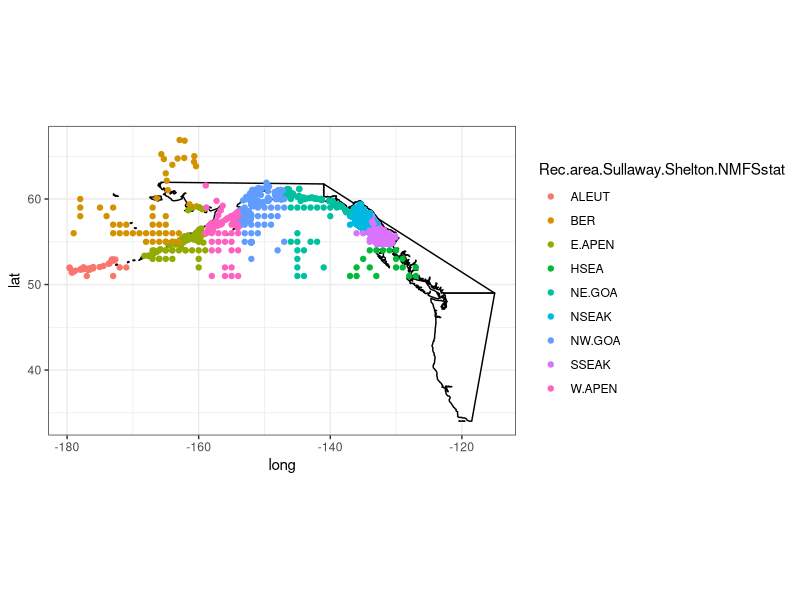

Recreate this plot in R. (Note: this script raises an error after producing the figure.)
library(tidyverse)
library(here)
#this file creates a new column in our lookup code file that has Alaska assignments for the NMFS stat areas and then saves it at the end. 

#write.csv(dat_recovery, "dat_recovery.csv")
#reassigning spatial bounds 
codes = read_csv("data/recovery codes-wietkamp+shelton 12-2018 two PUSO.csv") %>%
 # select(c(1:10, 17)) %>%
 # filter(state.prov == 1) %>%
  mutate(recovery_location_code = location_code) %>%
  select(-c(Rec.area.Sullaway.Shelton.NMFSstat)) #remove previous versions for joining


location = read.csv("data/locations.txt") %>%
 select(c("location_code","rmis_latitude","rmis_longitude", "description")) %>%
 rename(recovery_location_code = location_code, recovery_description = description,
                latitude=rmis_latitude, longitude = rmis_longitude) %>%
 distinct(recovery_location_code, .keep_all = TRUE)   #took out duplicate recovery codes, keep.all = keeps the first row of values for each recovery code
 

#easier to assign codes that have lat/longs - start with those. Join on the location file to the codes to get the descriptions and lat/longs when applicable. 
temp_lat_long <- left_join(codes, location, by=c("recovery_location_code")) %>%
  filter(`state/prov` %in% c(1,7)) %>%
  #filter(str_detect(tolower(recovery_location_code), "^1")) %>% #Just pulls AK recoveries 
  filter(!is.na(latitude)) %>% 
  separate(recovery_description, into = c("sea", "sector", "hemi", "Bearing", "stat_area"), sep = ",") %>%
  separate(stat_area, into = c("area_info", "stat_area"), sep = 24) %>%
  mutate(longitude = case_when(longitude > 100 ~ longitude * -1,
                               TRUE ~ longitude)) %>% # (-)'s left off of some of the longitudes 
  filter(latitude > 50) %>%
  mutate(Rec.area.Sullaway.Shelton.NMFSstat = case_when(
    Rec.area.Sullaway.Shelton.YAK_SOR_NCA == "NSEAK SSEAK" ~ "NSEAK SSEAK",
    Rec.area.Sullaway.Shelton.YAK_SOR_NCA == "NSEAK" ~ "NSEAK",
    Rec.area.Sullaway.Shelton.YAK_SOR_NCA == "SSEAK" ~ "SSEAK",
    Rec.area.Sullaway.Shelton.YAK_SOR_NCA == "YAK" ~ "NE.GOA", #Ole already assigned these, so they will just carry over
    sector== " SECTOR 4"~ "BER",
    longitude > -140 & latitude > 55.5   ~  "NSEAK", #"X650",
    longitude < -140 & longitude > -147 | longitude == -140 ~ "NE.GOA", #"X640",
    longitude < -147 & longitude > -154 | longitude == -147 ~ "NW.GOA", #"X630",
    longitude < -154 & longitude > -159 | longitude == -154 ~ "W.APEN", #"X620",
    latitude > 59 & longitude < -160 ~ "BER",
    longitude < -159 & longitude > -170 | longitude == -159 & latitude < 55 ~ "E.APEN",  #"X610",
    longitude == -172 & latitude < 55 ~ "E.APEN", #an odd ball on the south side of aluetian islands in sector 3
    Rec.area.Sullaway.Shelton.YAK_SOR_NCA == "ALEUT" ~ "ALEUT",
    latitude < 55.5 & longitude > -140 ~ Rec.area.Sullaway.Shelton.YAK_SOR_NCA,
         TRUE ~ Rec.area.Sullaway.Shelton.YAK_SOR_NCA)) %>%
  mutate(Rec.area.Sullaway.Shelton.NMFSstat = case_when(Rec.area.Sullaway.Shelton.NMFSstat == "BER" & sector == " Region 1" ~ "NE.GOA",
                                                        Bearing == "District 186" ~ "NE.GOA",
                                                        Rec.area.Sullaway.Shelton.NMFSstat == "YAK" & longitude > -137 & latitude < 58  ~ "NSEAK", #SOME OF THE YAK'S ARENT ASSIGNING CORRECLTY THIS WILL FIX IT. 
                                                        Rec.area.Sullaway.Shelton.NMFSstat %in% c("APEN", "HSEA") & latitude < 52 & longitude < -170 ~ "ALEUT",
                                                        Rec.area.Sullaway.Shelton.NMFSstat == "APEN" & latitude > 57 ~ "BER",
                                                        Rec.area.Sullaway.Shelton.NMFSstat == "BER" & latitude < 54 & longitude < -170 ~ "ALEUT",
                                                        Rec.area.Sullaway.Shelton.NMFSstat == "BER" & latitude < 55 ~ "E.APEN",
                                                        Rec.area.Sullaway.Shelton.NMFSstat == "HSEA" & latitude == 55 ~ "SSEAK",
                                                        Rec.area.Sullaway.Shelton.NMFSstat == "HSEA" & longitude > -160 & longitude < -155 ~ "W.APEN",
                                                        Rec.area.Sullaway.Shelton.NMFSstat == "NSEAK" & latitude == 56 ~ "SSEAK",
                                                        Rec.area.Sullaway.Shelton.NMFSstat == "YAK" & longitude > - 136.5 ~ "NSEAK",
                                                        Rec.area.Sullaway.Shelton.NMFSstat == "BER" & longitude > -140 ~ "NE.GOA",
                                                        recovery_location_code %in% c("1M112MB SE10720", "1M1NW") ~ "SSEAK",
                                                        hemi %in% c(" WRANGELL", " PETERSBURG") ~ "SSEAK",
                                                        Rec.area.Sullaway.Shelton.NMFSstat == "NSEAK" & longitude < -137.69 ~ "NE.GOA",
                                                        Rec.area.Sullaway.Shelton.NMFSstat =="NE.GOA" & longitude > -135.6990 ~ "NSEAK",
                                                        TRUE ~ Rec.area.Sullaway.Shelton.NMFSstat))#TWO Yak and one SSEAK is out of line - will come back to those later. 

test <- temp_lat_long %>%
     filter(Rec.area.Sullaway.Shelton.NMFSstat == "NE.GOA")
#plot and check to see if assignment worked
base <- world <- map_data("world") %>%  subset(region %in% c("USA", "Canada")) %>%
    filter(!group== 1511, !group== 1518, !group==1515, !group==1508, !group==1502, !group==1509) %>%
    filter(!long > -115) %>%
    filter(!lat < 34) %>%
    filter(!lat > 62) %>%
    filter(!long < -173) %>% 
    ggplot( ) +
    geom_polygon(aes(x = long, y = lat, group = group), fill = "white", color = "black") +
    coord_fixed(1.3)

base +  geom_point(data = temp_lat_long, mapping = aes(x = longitude, y = latitude, color = Rec.area.Sullaway.Shelton.NMFSstat)) +
    theme_bw()
    
#seperate process for codes without a latitude 
temp_NA <- left_join(codes, location, by=c("recovery_location_code")) %>%
  filter(`state/prov` %in% c(1,7)) %>%
  filter(is.na(latitude)) %>% 
  mutate(recovery_description = as.character(recovery_description)) %>%
  mutate(recovery_description = case_when(is.na(recovery_description) ~ description,
                                           TRUE ~ recovery_description)) %>%
  separate(recovery_description, into = c("sea", "sector", "hemi", "Bearing", "stat_area"), sep = ",", remove = FALSE) %>%
  separate(stat_area, into = c("area_info", "stat_area"), sep = 24, remove = FALSE) %>%
  mutate(Rec.area.Sullaway.Shelton.NMFSstat = case_when(
    name == "HIGH SEAS 3 N" ~ "NE.GOA NW.GOA W.APEN E.APEN BER",  
    name == "HIGH SEAS 3 N W" ~ "NE.GOA NW.GOA W.APEN E.APEN BER",
    sector== " SECTOR 4"~ "BER",
    stat_area == "610" ~ "E.APEN",#"X610",
    stat_area == "620" ~ "W.APEN", #"X620",
    stat_area == "621" ~ "W.APEN", #621 = typo? put it into KOD bc that is 620 
    stat_area == "630" ~ "NW.GOA", #"X630", 
    stat_area == "640" ~ "NE.GOA", #"X640",
    stat_area == "649" ~ "NE.GOA", #north part of PWS on the YAK side. 
    Rec.area.Sullaway.Shelton.YAK_SOR_NCA == "YAK" ~ "NE.GOA",  #"X640", Yakutat assignments will stay the same, keeping the cut past -140. 
    Rec.area.Sullaway.Shelton.YAK_SOR_NCA == "NSEAK" ~ "NSEAK", #"X650", these assignments didnt change
    Rec.area.Sullaway.Shelton.YAK_SOR_NCA == "SSEAK" ~ "SSEAK", #These assignments didnt change 
    Rec.area.Sullaway.Shelton.YAK_SOR_NCA == "CISS" ~ "NW.GOA", #CISS = Cook Inlet
    Rec.area.Sullaway.Shelton.YAK_SOR_NCA == "BER" ~ "BER", #These assignments didnt change 
    Rec.area.Sullaway.Shelton.YAK_SOR_NCA == "NSEAK SSEAK" ~ "NSEAK SSEAK",
    Rec.area.Sullaway.Shelton.YAK_SOR_NCA == "APEN" ~ "E.APEN",
    Rec.area.Sullaway.Shelton.YAK_SOR_NCA == "PWS CISS KOD AKPEN BER" ~ "NW.GOA W.APEN E.APEN BER",
      #PWS/YAK AREA
    Bearing %in% c(" District 225" , " District 222",  " District 223", " District 224", " District 226", " District 227", " District 229") ~ "NW.GOA", #"X630",
    recovery_description == "Alaska marine, Region 2, Quadrant PW" ~ "NE.GOA",  
      ## ^^ there are 186 with this vague code: "AK M 2 PW" assigned to YAK. all from net/siene fishery. 
    Bearing %in% c(" District 221", " District 212", " District 228")  ~ "NE.GOA", #"X640",
      #KOD AREA I looked over all the descriptions and districts, they are all well within the 630 area, thus we can broadly assign them into it without parcing. 
    Rec.area.Sullaway.Shelton.YAK_SOR_NCA == "KOD" ~ "NW.GOA",  #"X630"
      #APEN - already assigned using stat area
    Rec.area.Sullaway.Shelton.YAK_SOR_NCA == "PWS" ~ "NW.GOA",  
    Rec.area.Sullaway.Shelton.YAK_SOR_NCA == "ALEUT" ~ "ALEUT",  
    Rec.area.Sullaway.Shelton.YAK_SOR_NCA == "HSEA" ~ "HSEA",  
    sector== " SECTOR 5"~ "BER",
    hemi %in% c(" JUNEAU") ~ "NSEAK",    
    hemi %in% c(" WRANGELL" ) ~ "SSEAK", 
    recovery_location_code == "1M" ~ "AK",
    TRUE ~ "FIX_ME")) 


test <- temp_NA %>% filter(Rec.area.Sullaway.Shelton.NMFSstat == "FIX_ME" )
 #BIND AND then create your NEW column in code assignment. 
temp1 <-temp_lat_long %>% 
   select(recovery_location_code, Rec.area.Sullaway.Shelton.NMFSstat)
temp2 <- temp_NA %>%
   select(recovery_location_code, Rec.area.Sullaway.Shelton.NMFSstat)

#COMBINE ALL CODES AND REMOVE DUPLICATES 
codes_stat_area<-rbind(temp1, temp2) %>% 
  unite(temp, c(recovery_location_code, Rec.area.Sullaway.Shelton.NMFSstat)) 
codes_stat_area<-  as.data.frame(unique(codes_stat_area$temp)) %>%
  rename(temp= "unique(codes_stat_area$temp)") %>%
  separate(temp, into = c("recovery_location_code", "Rec.area.Sullaway.Shelton.NMFSstat"), sep = "_") 

#CREATE NEW COLUMN AND BRING IN NON-ALASKA CODES 
join<- left_join(codes, codes_stat_area, by = c("recovery_location_code")) %>%
  mutate(Rec.area.Sullaway.Shelton.NMFSstat = case_when(is.na(Rec.area.Sullaway.Shelton.NMFSstat) ~ Rec.area.Sullaway.Shelton.YAK_SOR_NCA,
                                                        Rec.area.Sullaway.Shelton.NMFSstat == "FIX_ME" ~ Rec.area.Sullaway.Shelton.YAK_SOR_NCA, 
                                                        TRUE~Rec.area.Sullaway.Shelton.NMFSstat)) %>%
  select(-c(X1)) %>%
  filter(!is.na(Rec.area.Sullaway.Shelton.NMFSstat)) #I deal with assigning the NA's below. 

####################
#in script RMIS.R after codes area assigned, some still do not get assigned, this can be used to add in those assignments. 
na <- read.csv("data/missing_codes.csv")

# base <- world <- map_data("world") %>%  subset(region %in% c("USA", "Canada")) %>%
#   filter(!group== 1511, !group== 1518, !group==1515, !group==1508, !group==1502, !group==1509) %>%
#   filter(!long > -115) %>%
#   filter(!lat < 34) %>%
#   filter(!lat > 62) %>%
#   filter(!long < -173) %>% 
#   ggplot( ) +
#   geom_polygon(aes(x = long, y = lat, group = group), fill = "white", color = "black") +
#   coord_fixed(1.3)
# 
# base +  geom_point(data = bc_na, mapping = aes(x = longitude, y = latitude, color = Rec.area.Sullaway.Shelton.NMFSstat)) +
#   theme_bw()

ak_na<-na %>% 
  filter(str_detect(tolower(recovery_location_code), "^1")) %>% #Just pulls AK recoveries 
  separate(recovery_description, into = c("sea", "sector", "hemi", "Bearing", "stat_area"), sep = ",") %>%
  separate(stat_area, into = c("area_info", "stat_area"), sep = 24) %>%
  mutate(Rec.area.Sullaway.Shelton.NMFSstat = case_when(
    longitude > -155 & longitude < -145 ~ "NW.GOA",
    longitude < -170 ~ "ALEUT", 
    hemi == " HOMER" ~ "W.APEN",
    hemi %in% c(" GUSTAVUS"," ELFIN COVE", " JUNEAU", " SITKA" ) ~ "NSEAK",    
    hemi %in% c(" PETERSBURG", " WRANGELL" ) ~ "SSEAK",  
    TRUE ~ "FIX_ME")) 


bc_na<-na %>% 
  filter(str_detect(tolower(recovery_location_code), "^2")) %>% #Just pulls AK recoveries 
  separate(recovery_description, into = c("sea", "rest"), sep = ":") %>%
  separate(rest, into = c("delete", "area_code", "location", "location_cont", "another_code"), sep = " ") %>%
  separate(sea, into = c("stat_area", "delete"), sep = " ") %>%
  select(-c(delete)) %>%
  mutate(na_code = str_sub(recovery_location_code, start = 4, end = 5)) %>% #pulls out specific parts of the code useful for assignments 
  mutate(Rec.area.Sullaway.Shelton.NMFSstat = case_when(
    stat_area %in% c("NN", "NSPT") ~ "NBC", 
    stat_area %in% c("CNG", "CSPT") ~ "CBC", 
    stat_area %in% c("GSPTS", "GSRESSPT", "GSSPTC", "JSSSPT", "GSPTN") ~ "SGEO", 
    stat_area %in% c("NWTR") ~ "NWVI", 
    location %in% c("GILLAM") ~ "NWVI",
    na_code == "27" & latitude > 49.382966 ~ "NWVI",
    na_code == "27" & latitude < 49.382966 ~ "SWVI",
    stat_area %in% c("JFSPT") ~ "SWVI",   
    na_code %in% c("09", "25") ~ "NBC",
    na_code %in% c("50", "26") ~ "CBC",
    na_code == "24" ~ "SWVI",
    na_code %in% c("22","23", "61", "62","85") ~ "SGEO",
    na_code %in% c("01", "27") ~ "NWVI", # THERE ARE three codes left with no descriptions etc but the codes have similiar regions to the NWVI codes 27's and 25's so it is very likely that is where they belong. 
    na_code %in% c("08", "SK") ~ "NWVI", # rec loc code below, but for some reason that didnt work to assign it, so I did it using the NA_code, which is unique for both of these
    #recovery_location_code %in% c("2MNSKP004 000", "2MS08M302 000") ~ "NWVI", #These codes have no information, but they sort close to NWVI codes...so I put them there 
    TRUE ~ stat_area)) 

# base +  geom_point(data = bc_na, mapping = aes(x = longitude, y = latitude, color = Rec.area.Sullaway.Shelton.NMFSstat)) +
#   theme_bw()
ak_na<-ak_na %>%
  select(c(recovery_location_code, latitude, longitude, Rec.area.Sullaway.Shelton.NMFSstat ))
bc_na<-bc_na %>%
  select(c(recovery_location_code, latitude, longitude, Rec.area.Sullaway.Shelton.NMFSstat ))

na_assigned <- rbind(ak_na, bc_na) %>%
  mutate(id= NA, `state/prov` = str_sub(recovery_location_code, start = 1, end = 1)) %>%
  mutate(`F/M` = "M") %>%
  mutate(location_code = recovery_location_code) %>%
  mutate(location_type = NA, name= NA, psc_basin = NA, psc_region = NA, description = NA, rmpc_region = NA, rmpc_basin = NA, `Rec.area-W`= NA, Rec.area.Shelton = NA, Rec.area.Shelton2=NA, Rec.area.Shelton3=NA,Rec.area.Sullaway.Shelton=NA, Rec.area.Sullaway.Shelton.two.Oregon =NA,Rec.area.Sullaway.Shelton.SOR_NCA=NA, Rec.area.Sullaway.Shelton.YAK_SOR_NCA=NA) %>%
  select(-c(latitude, longitude))

#add these codes to the bottom of the master code file. 
all_codes<-rbind(join, na_assigned) %>%
  select(-c(id)) %>%
  mutate(id = row_number())   

#write.csv(all_codes, "data/recovery codes-wietkamp+shelton 12-2018 two PUSO.csv")
 